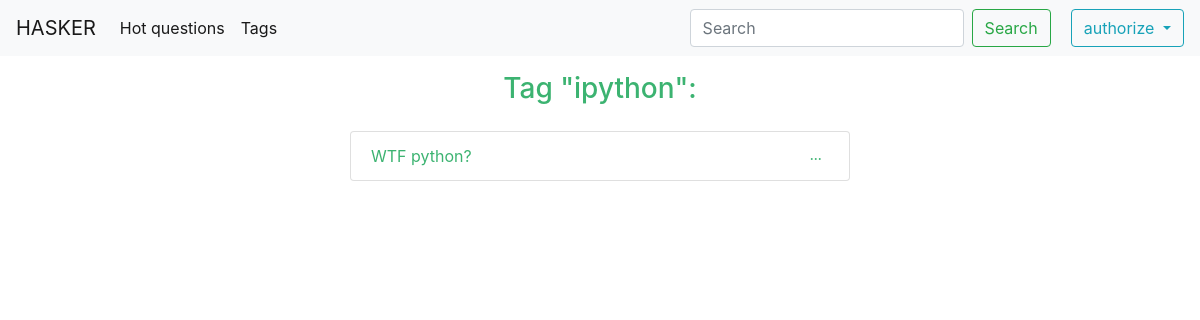
Page /hasker/tags/ipython on the earlier database version.
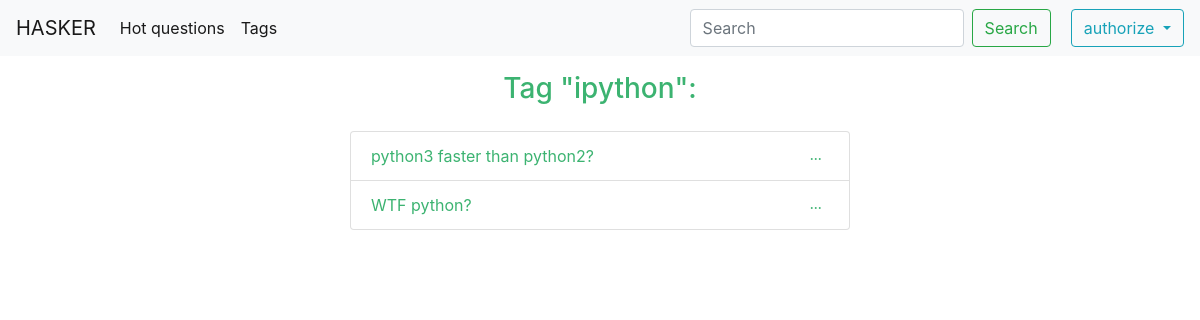
Same page on the later database version.
### forum/models.py (models this page shows, shortened)
class Question(models.Model):
    title = models.CharField(max_length=144, db_index=True)
    content = models.TextField()
    slug = models.SlugField(max_length=72, unique=True)
    pub_date = models.DateField(auto_now_add=True)
    author = models.ForeignKey(settings.AUTH_USER_MODEL, on_delete=models.CASCADE)
    tags = models.ManyToManyField(Tag, blank=True, related_name='questions')
    class Meta:
        ordering = ('-pub_date',)

### forum/views.py (the view)
# urls.py: path('tags/<tag>', tag_questions, name='tag_questions_list'),
def tag_questions(request, tag):
    queryset = Question.objects.filter(tags__name=tag)
    return render(request, 'forum/tag_questions_list.html', {'questions': queryset, 'tagname': tag})

### forum/templates/forum/tag_questions_list.html
{% extends 'forum/base_forum.html' %}
{% block content %}
    <h3 style="text-align: center; color: MediumSeaGreen; margin-top: 16px;">Tag "{{ tagname }}":</h3>
    <ul class="list-group" style="margin-top: 25px;">
        {% for q in questions %}
            <li class="list-group-item d-flex justify-content-between align-items-center">
                <a href="#" style="color: MediumSeaGreen">{{ q.title }}</a>
                <span class="badge success badge-pill">...</span>
            </li>
        {% endfor %}
    </ul>
{% endblock %}

Differences in the rows shown:
added Question: title "python3 faster than python2?"
